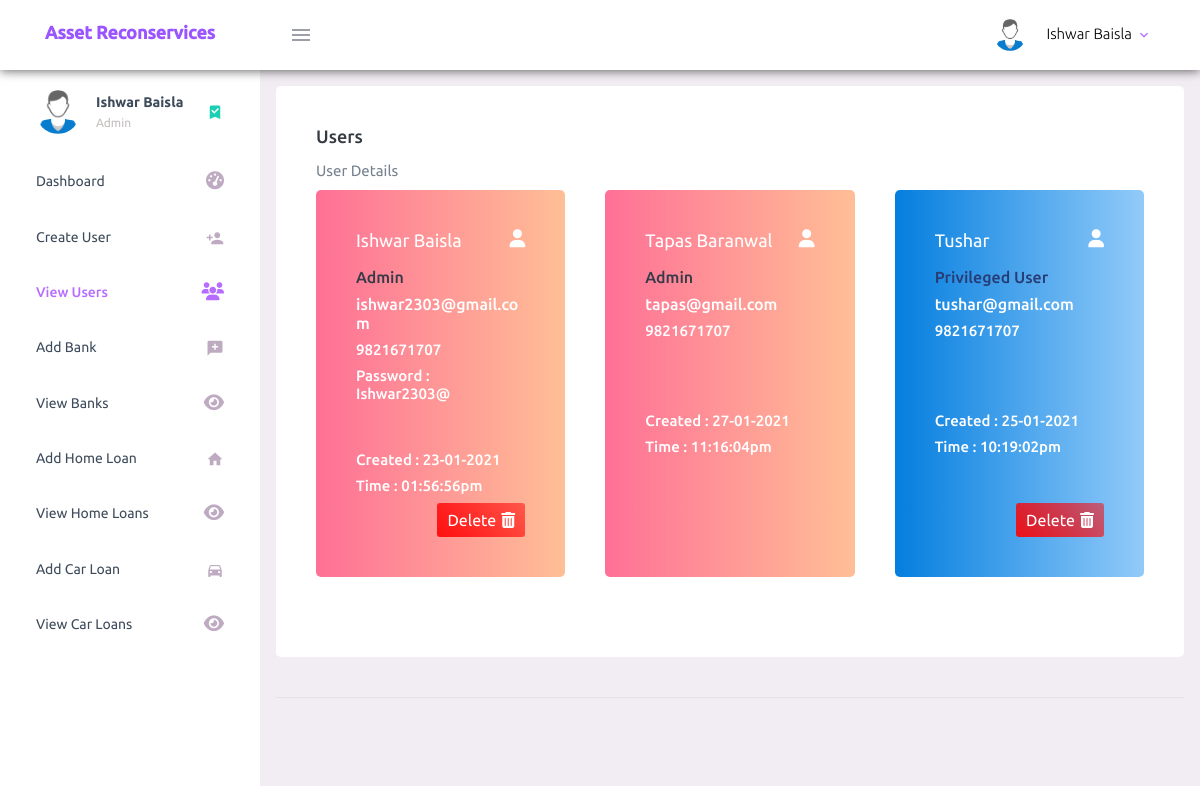
The page /view-users.php (signed in) on the database as committed earlier.
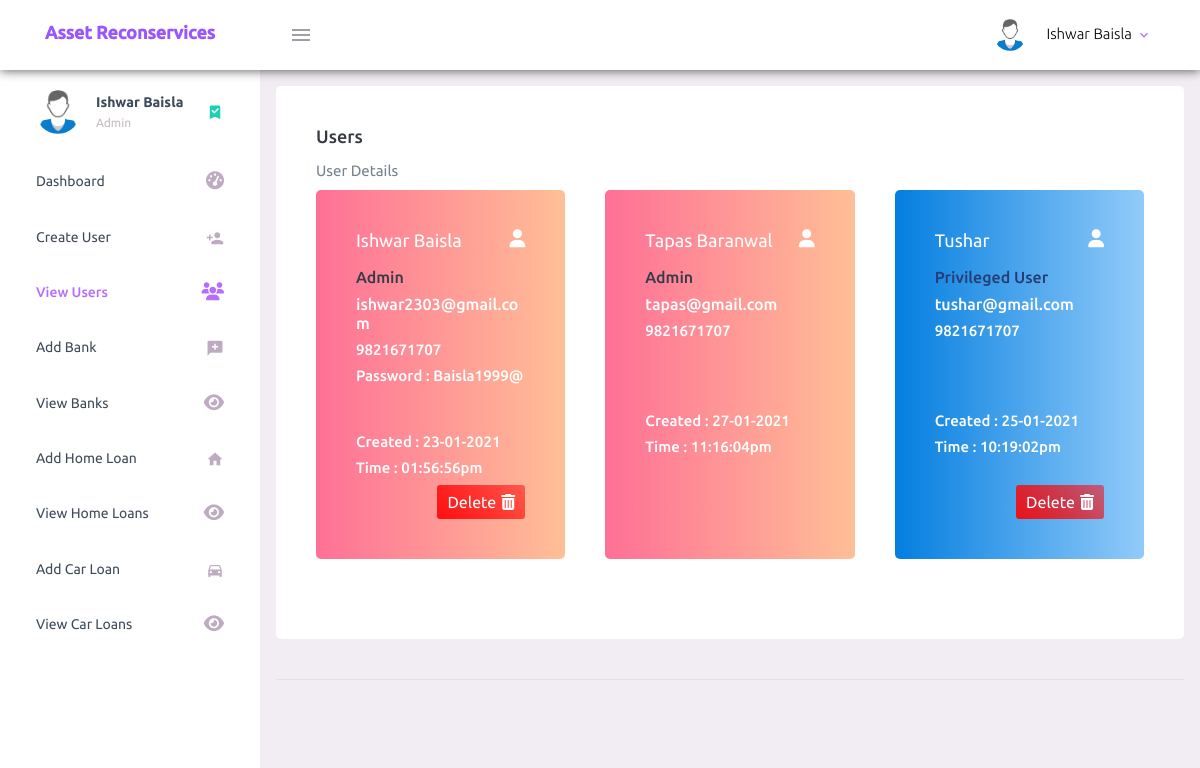
The same page on the database as committed later.
### tables this page shows
CREATE TABLE `user_registration` (
  `user_id` int(11) NOT NULL,
  `user_full_name` varchar(200) NOT NULL,
  `user_email` varchar(200) NOT NULL,
  `user_mobile` varchar(200) NOT NULL,
  `user_password` varchar(200) NOT NULL,
  `user_role` tinyint(4) NOT NULL,
  `user_updated_timestamp` varchar(100) NOT NULL
);

### view-users.php (the view, shortened to what the changed rows need)
<?php
    require_once('connection.php');
    $db_error = '';
    $sql = "SELECT * FROM user_registration ORDER BY user_role DESC";
    $result = $conn->query($sql);
?>
<!DOCTYPE html>
<html lang="en">
  <head>
    <link rel="stylesheet" href="assets/vendors/mdi/css/materialdesignicons.min.css">
    <link rel="stylesheet" href="assets/vendors/css/vendor.bundle.base.css">
    <link rel="stylesheet" href="assets/css/style.css">
  </head>
  <body>
    <div class="container-scroller">
      <div class="container-fluid page-body-wrapper">
        <div class="main-panel">
          <div class="content-wrapper">
            <div class="row">
              <div class="col-12 grid-margin stretch-card">
                <div class="card">
                  <div class="card-body">
                    <?php
                        if($db_error == ''){
                          if($result->num_rows > 0){
                            ?>
                            <div class="row bank-card-container">
                            <?php
                            while($row = $result->fetch_assoc()){
                                $encoded_user_id = base64_encode($row['user_id']);
                                $created_date = new DateTime($row['user_updated_timestamp']);
                                $full_name = $row['user_full_name'];
                                $role = $row['user_role'];
                                if($role == '2'){
                                  $role_value = 'Admin';
                                  $css_class = 'admin';
                                  $css_card = 'card bg-gradient-danger card-img-holder text-white';
                                }
                                if($role == '1'){
                                  $role_value = 'Privileged User';
                                  $css_class = 'privileged-user';
                                  $css_card = 'card bg-gradient-info card-img-holder text-white';
                                }
                                $email = base64_decode($row['user_email']);
                                $contact = base64_decode($row['user_mobile']);
                                $password = base64_decode($row['user_password'])
                                ?>
                                <div class="col-md-4 stretch-card grid-margin">
                                  <div class="<?php echo $css_card; ?>">
                                    <div class="card-body">
                                      <h4 class="font-weight-normal mb-3 capt">
                                        <?php echo $full_name; ?>
                                        <i class="fas fa-user mdi-24px float-right"></i>
                                      </h4>
                                      <h5 class="mb-2 <?php echo $css_class; ?>">
                                        <?php echo $role_value; ?>
                                      </h5>
                                      <h5 class="mb-2">
                                        <?php echo $email; ?>
                                      </h5>
                                      <h6 class="mb-2">
                                        <?php echo $contact; ?>
                                      </h6>
                                      <?php if($_SESSION['user_id'] == $row['user_id']){ ?>
                                      <h6 class="mb-5">
                                        <?php echo 'Password : '.$password; ?>
                                      </h6>
                                      <?php }
                                      else{
                                        ?>
                                        <div class="mb-5"></div>
                                        <div class="mb-3"></div>
                                        <?php
                                      }
                                      ?>
                                      <h6 class="mb-2">
                                        <?php echo 'Created : '.$created_date->format('d-m-Y'); ?>
                                      </h6>
                                      <h6 class="mb-2">
                                        <?php echo 'Time : '.$created_date->format('h:i:sa'); ?>
                                      </h6>
                                      <div class="bank-operation form-inline justify-content-end">
                                        <?php if($_SESSION['user_id'] == $row['user_id'] || $role != '2'){ ?>
                                        <label class="delete-btn" onclick="confirmResourceDeletion('<?php echo $encoded_user_id; ?>','user')">Delete
                                          <i class="fas fa-trash-alt"></i>
                                        </label>
                                        <?php } ?>
                                      </div>
                                    </div>
                                  </div>
                                </div>
                                <?php
                            }
                            ?>
                            </div>
                            <?php
                          }
                        }
                    ?>
                  </div>
                </div>
              </div>
          </div>
        </div>
      </div>
    </div>
  </body>
</html>

Rows that differ between the two databases and show on the page:
changed user_registration "Ishwar Baisla": user_password "Ishwar2303@" → "Baisla1999@"
